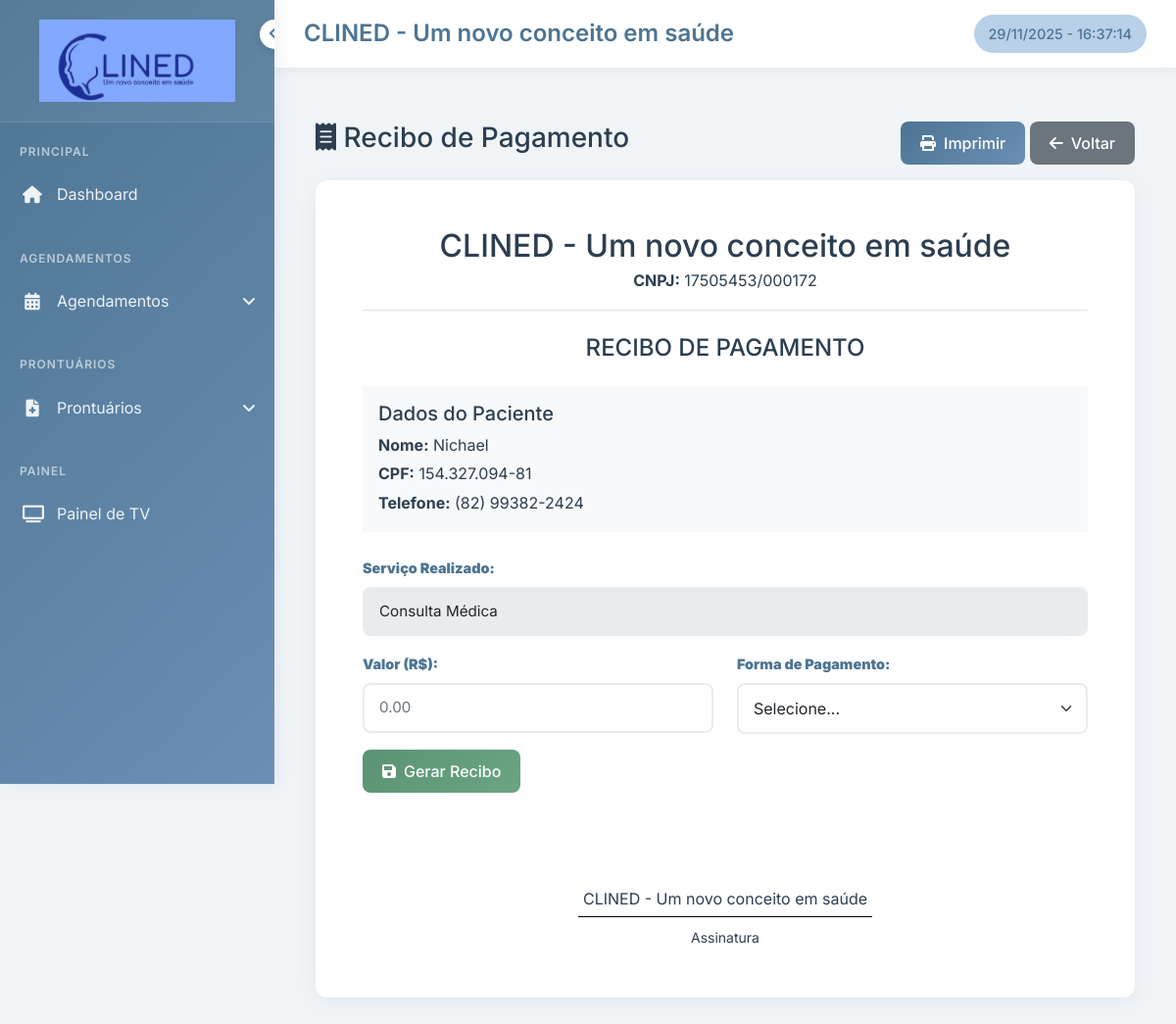
The page /documentos/recibo/1 on the database its author committed.
### models/models.py (models this page shows)
class Paciente(db.Model):
    __tablename__ = 'pacientes'
    id = db.Column(db.Integer, primary_key=True)
    nome = db.Column(db.String(100), nullable=False)
    cpf = db.Column(db.String(14), unique=True)
    telefone = db.Column(db.String(20), nullable=False)
    email = db.Column(db.String(100))
    data_nascimento = db.Column(db.Date)
    idade = db.Column(db.Integer)
    naturalidade = db.Column(db.String(100))
    estado_civil = db.Column(db.String(50))
    religiao = db.Column(db.String(50))
    profissao = db.Column(db.String(100))
    filiacao_pai = db.Column(db.String(100))
    filiacao_mae = db.Column(db.String(100))
    endereco = db.Column(db.Text)
    bairro = db.Column(db.String(100))
    cidade = db.Column(db.String(100))
    data_cadastro = db.Column(db.DateTime, default=datetime.now)
    agendamentos = db.relationship('Agendamento', backref='paciente_ref', lazy=True)
    prontuarios = db.relationship('Prontuario', backref='paciente_ref', lazy=True)

class Agendamento(db.Model):
    __tablename__ = 'agendamentos'
    id = db.Column(db.Integer, primary_key=True)
    paciente_id = db.Column(db.Integer, db.ForeignKey('pacientes.id'), nullable=False)
    profissional_id = db.Column(db.Integer, db.ForeignKey('profissionais.id'), nullable=False)
    data_agendamento = db.Column(db.DateTime, nullable=False)
    servico = db.Column(db.String(100), nullable=False)
    observacoes = db.Column(db.Text)
    status = db.Column(db.String(20), default='agendado')
    data_checkin = db.Column(db.DateTime)
    data_criacao = db.Column(db.DateTime, default=datetime.now)

### routes/documentos.py (the view)
@documentos_bp.route('/recibo/<int:agendamento_id>')
def gerar_recibo(agendamento_id):
    agendamento = Agendamento.query.get_or_404(agendamento_id)
    paciente = Paciente.query.get_or_404(agendamento.paciente_id)
    recibo_existente = Recibo.query.filter_by(agendamento_id=agendamento_id).first()
    return render_template('documentos/recibo.html',
                         agendamento=agendamento,
                         paciente=paciente,
                         recibo=recibo_existente,
                         clinic_name=Config.CLINIC_NAME,
                         clinic_cnpj=Config.CLINIC_CNPJ)

### utils/auth_helpers.py (called while the page is built)
def get_usuario_atual():
    token_sessao = session.get('token_sessao')
    if not token_sessao:
        return None
    return validar_sessao(token_sessao)

### templates/documentos/recibo.html (shortened to what this page needs)
{% extends "base.html" %}
{% block content %}
<div class="container mt-4">
    <div class="row">
        <div class="col-12">
            <div class="d-flex justify-content-between mb-3 no-print">
                <h3><i class="fas fa-receipt"></i> Recibo de Pagamento</h3>
                <div>
                    <button onclick="window.print()" class="btn btn-primary">
                        <i class="fas fa-print"></i> Imprimir
                    </button>
                    <a href="{{ url_for('agendamento.lista_agendamentos') }}" class="btn btn-secondary">
                        <i class="fas fa-arrow-left"></i> Voltar
                    </a>
                </div>
            </div>
        </div>
    </div>
    <div class="card documento-impresso">
        <div class="card-body p-5">
            <div class="text-center mb-4 pb-3 border-bottom">
                <h2 class="mb-1">{{ clinic_name }}</h2>
                <p class="mb-0"><strong>CNPJ:</strong> {{ clinic_cnpj }}</p>
            </div>
            <h4 class="text-center mb-4">RECIBO DE PAGAMENTO</h4>
            {% if recibo %}
            <div class="mb-3">
                <p class="text-end"><strong>Nº do Recibo:</strong> {{ recibo.numero_recibo }}</p>
                <p class="text-end"><strong>Data de Emissão:</strong> {{ recibo.data_emissao.strftime('%d/%m/%Y') }}</p>
            </div>
            <div class="mb-4 p-3 bg-light">
                <h5>Dados do Paciente</h5>
                <p class="mb-1"><strong>Nome:</strong> {{ paciente.nome }}</p>
                <p class="mb-1"><strong>CPF:</strong> {{ paciente.cpf }}</p>
                {% if paciente.telefone %}
                <p class="mb-0"><strong>Telefone:</strong> {{ paciente.telefone }}</p>
                {% endif %}
            </div>
            <div class="mb-4 p-4 border">
                <h5>Descrição do Serviço</h5>
                <p class="mb-3">{{ recibo.descricao_servico }}</p>
                <div class="row mt-4">
                    <div class="col-6">
                        <p class="mb-1"><strong>Forma de Pagamento:</strong></p>
                        <p class="fs-5">{{ recibo.forma_pagamento }}</p>
                    </div>
                    <div class="col-6 text-end">
                        <p class="mb-1"><strong>Valor Total:</strong></p>
                        <p class="fs-3 text-success"><strong>R$ {{ "%.2f"|format(recibo.valor) }}</strong></p>
                    </div>
                </div>
            </div>
            <div class="alert alert-info">
                <p class="mb-0" style="text-align: justify;">
                    Recebi de <strong>{{ paciente.nome }}</strong>, CPF <strong>{{ paciente.cpf }}</strong>,
                    a quantia de <strong>R$ {{ "%.2f"|format(recibo.valor) }}</strong>
                    referente ao(s) serviço(s) acima descrito(s).
                </p>
            </div>
            {% else %}
            <form method="POST" action="{{ url_for('documentos.salvar_recibo', agendamento_id=agendamento.id) }}" class="no-print">
                <div class="mb-4 p-3 bg-light">
                    <h5>Dados do Paciente</h5>
                    <p class="mb-1"><strong>Nome:</strong> {{ paciente.nome }}</p>
                    <p class="mb-1"><strong>CPF:</strong> {{ paciente.cpf }}</p>
                    {% if paciente.telefone %}
                    <p class="mb-0"><strong>Telefone:</strong> {{ paciente.telefone }}</p>
                    {% endif %}
                </div>
                <div class="mb-3">
                    <label class="form-label"><strong>Serviço Realizado:</strong></label>
                    <input type="text" class="form-control" value="{{ agendamento.servico }}" readonly>
                </div>
                <div class="row">
                    <div class="col-md-6 mb-3">
                        <label for="valor" class="form-label"><strong>Valor (R$):</strong></label>
                        <input type="number" step="0.01" class="form-control" id="valor" name="valor" required
                               placeholder="0.00" min="0">
                    </div>
                    <div class="col-md-6 mb-3">
                        <label for="forma_pagamento" class="form-label"><strong>Forma de Pagamento:</strong></label>
                        <select class="form-select" id="forma_pagamento" name="forma_pagamento" required>
                            <option value="">Selecione...</option>
                        </select>
                    </div>
                </div>
                <button type="submit" class="btn btn-success">
                    <i class="fas fa-save"></i> Gerar Recibo
                </button>
            </form>
            {% endif %}
            <div class="mt-5 pt-5 text-center">
                <p class="mb-1">{{ clinic_name }}</p>
                <div class="assinatura-linha mb-2"></div>
                <p class="mb-0"><small>Assinatura</small></p>
            </div>
        </div>
    </div>
</div>
{% endblock %}

### static/css/style.css (style rules this page uses)
:root { --primary-color: #4d7493; --primary-dark: #3a5a73; --primary-light: #6b8fb3; --primary-lighter: #8db0d3; --primary-lightest: #b8d0e8; --secondary-color: #7493a4; --accent-color: #93a4b4; --success-color: #5a9373; --warning-color: #b3934d; --danger-color: #b3594d; --info-color: #4d93b3; --light-color: #f8fafb; --lighter-color: #f0f4f7; --dark-color: #2c3e50; --text-muted: #6c757d; --sidebar-width: 280px; --sidebar-collapsed-width: 70px; --header-height: 70px; --gradient-primary: linear-gradient(135deg, var(--primary-color) 0%, var(--primary-light) 100%); --gradient-secondary: linear-gradient(135deg, var(--secondary-color) 0%, var(--accent-color) 100%); --gradient-success: linear-gradient(135deg, var(--success-color) 0%, #6ba583 100%); }
* { margin: 0; padding: 0; box-sizing: border-box; }
body { font-family: 'Inter', 'Segoe UI', Tahoma, Geneva, Verdana, sans-serif; background-color: var(--lighter-color); color: var(--dark-color); line-height: 1.6; overflow-x: hidden; }
.card { background: white; border: none; border-radius: 12px; box-shadow: 0 4px 20px rgba(77, 116, 147, 0.08); transition: all 0.3s ease; overflow: hidden; }
.card-body { padding: 25px; }
.btn { border-radius: 8px; font-weight: 500; padding: 10px 20px; transition: all 0.3s ease; border: none; cursor: pointer; text-decoration: none; display: inline-flex; align-items: center; gap: 8px; }
.btn-primary { background: var(--gradient-primary); color: white; }
.btn-success { background: var(--gradient-success); color: white; }
.form-control { border: 2px solid #e9ecef; border-radius: 8px; padding: 12px 15px; transition: all 0.3s ease; font-size: 0.95rem; }
.form-label { font-weight: 600; color: var(--primary-color); margin-bottom: 8px; font-size: 0.9rem; }
.form-select { border: 2px solid #e9ecef; border-radius: 8px; padding: 12px 15px; transition: all 0.3s ease; }

### templates/documentos/recibo.html (style rules this page uses)
.assinatura-linha { width: 300px; margin: 0 auto; border-top: 1px solid #000; }

### rows shown on the page
Paciente: nome "Nichael", cpf "154.327.094-81", telefone "(82) 99382-2424"
Agendamento: servico "Consulta Médica"

### other values the page prints
{{ config.CLINIC_NAME }} "CLINED - Um novo conceito em saúde"
{{ clinic_name }} "CLINED - Um novo conceito em saúde"
{{ clinic_cnpj }} "17505453/000172"
